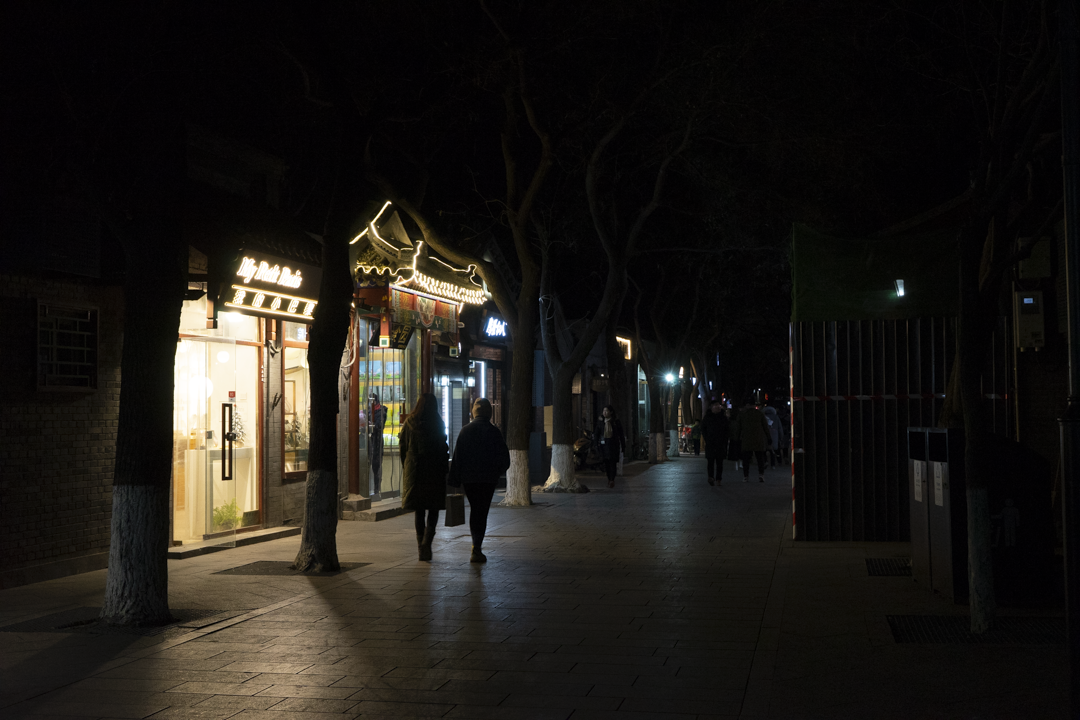
#> input picture Visión Artificial/Actividad 1/imagenes_originales/1041.png, 1080 x 720 px, found by its file name
$ python Procesamiento_Imagenes.py
#> lines starting #> are read from the running program, lines starting #| are printed output that depends on the picture
#> further down, image is the input picture: shape (720, 1080, 3); mean B, G, R 23.3, 27.3, 30.1
import cv2
import os
import numpy as np
import pandas as pd
import matplotlib.pyplot as plt
from skimage.measure import shannon_entropy

INPUT_DIR = "imagenes_originales"
OUTPUT_DIR = "resultados"
HIST_DIR = "histogramas"
COMPARE_DIR = "comparativas"

os.makedirs(OUTPUT_DIR, exist_ok=True)
os.makedirs(HIST_DIR, exist_ok=True)
os.makedirs(COMPARE_DIR, exist_ok=True)

images = ["1041.png", "1132.png", "1150.png", "1.png"]


def calculate_metrics(gray_image):
    return {
        "media_intensidad": np.mean(gray_image),
        "desviacion_estandar_contraste": np.std(gray_image),
        "entropia": shannon_entropy(gray_image),
        "min_intensidad": np.min(gray_image),
        "max_intensidad": np.max(gray_image)
    }


def gamma_correction(image, gamma=0.5):
#> called with gamma = 0.5
    inv_gamma = 1.0 / gamma
    table = np.array([
        ((i / 255.0) ** inv_gamma) * 255
        for i in range(256)
    ]).astype("uint8")
    return cv2.LUT(image, table)
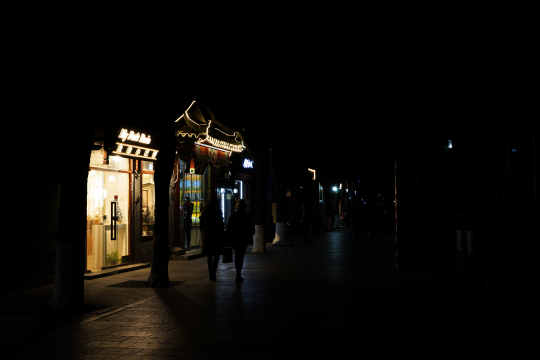
#> returned value: shape (720, 1080, 3) (shown at 1/2 size); mean of channels 0, 1, 2 8, 11.1, 13.2; drawn as B, G, R


def contrast_stretching(image):
    min_val = np.min(image)
#> min_val = 0
    max_val = np.max(image)
#> max_val = 255
    stretched = (image - min_val) * (255 / (max_val - min_val))
    return np.clip(stretched, 0, 255).astype(np.uint8)


def histogram_equalization(image):
    ycrcb = cv2.cvtColor(image, cv2.COLOR_BGR2YCrCb)
#> ycrcb: shape (720, 1080, 3); mean of channels 0, 1, 2 27.7, 129.8, 125.6
    ycrcb[:, :, 0] = cv2.equalizeHist(ycrcb[:, :, 0])
#> ycrcb: shape (720, 1080, 3); mean of channels 0, 1, 2 132.2, 129.8, 125.6
    return cv2.cvtColor(ycrcb, cv2.COLOR_YCrCb2BGR)
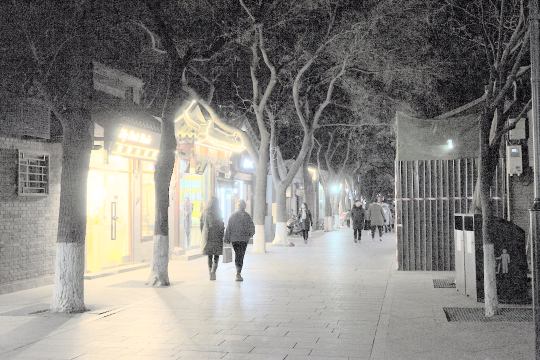
#> returned value: shape (720, 1080, 3) (shown at 1/2 size); mean B, G, R 127.9, 131.8, 134


def clahe_enhancement(image):
    ycrcb = cv2.cvtColor(image, cv2.COLOR_BGR2YCrCb)
    clahe = cv2.createCLAHE(clipLimit=2.0, tileGridSize=(8, 8))
    ycrcb[:, :, 0] = clahe.apply(ycrcb[:, :, 0])
#> ycrcb: shape (720, 1080, 3); mean of channels 0, 1, 2 45.5, 129.8, 125.6
    return cv2.cvtColor(ycrcb, cv2.COLOR_YCrCb2BGR)


def arithmetic_brightness_contrast(image):
    return cv2.convertScaleAbs(image, alpha=1.35, beta=35)
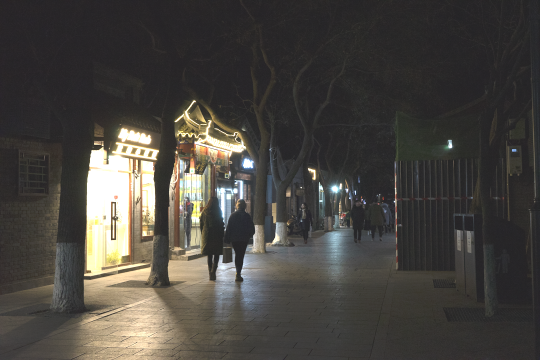
#> returned value: shape (720, 1080, 3) (shown at 1/2 size); mean of channels 0, 1, 2 64.7, 69.3, 72.3; drawn as B, G, R


def save_histogram(gray_image, title, output_path):
    plt.figure(figsize=(6, 4))
    plt.hist(gray_image.ravel(), bins=256, range=[0, 256])
    plt.title(title)
    plt.xlabel("Nivel de intensidad")
    plt.ylabel("Frecuencia")
    plt.tight_layout()
    plt.savefig(output_path, dpi=300)
    plt.close()


def save_comparison(original, processed_images, image_name):
    titles = [
        "Original",
        "Gamma",
        "Contrast stretching",
        "Ecualización histograma",
        "CLAHE",
        "Operador aritmético"
    ]

    all_images = [original] + processed_images

    plt.figure(figsize=(16, 8))

    for i, img in enumerate(all_images):
        img_rgb = cv2.cvtColor(img, cv2.COLOR_BGR2RGB)
        plt.subplot(2, 3, i + 1)
        plt.imshow(img_rgb)
        plt.title(titles[i])
        plt.axis("off")

    plt.tight_layout()
    output_path = os.path.join(COMPARE_DIR, f"comparativa_{image_name}")
    plt.savefig(output_path, dpi=300)
    plt.close()


metrics_list = []

for image_name in images:
    image_path = os.path.join(INPUT_DIR, image_name)
    image = cv2.imread(image_path)

    if image is None:
        print(f"No se pudo cargar la imagen: {image_name}")
        continue

    base_name = os.path.splitext(image_name)[0]

    gamma_img = gamma_correction(image, gamma=0.5)
    stretch_img = contrast_stretching(image)
    hist_eq_img = histogram_equalization(image)
    clahe_img = clahe_enhancement(image)
    arithmetic_img = arithmetic_brightness_contrast(image)

    processed = {
        "original": image,
        "gamma": gamma_img,
        "contrast_stretching": stretch_img,
        "histogram_equalization": hist_eq_img,
        "clahe": clahe_img,
        "arithmetic": arithmetic_img
    }

    for technique, img in processed.items():
        output_img_path = os.path.join(OUTPUT_DIR, f"{base_name}_{technique}.png")
        cv2.imwrite(output_img_path, img)

        gray = cv2.cvtColor(img, cv2.COLOR_BGR2GRAY)

        hist_path = os.path.join(HIST_DIR, f"{base_name}_{technique}_hist.png")
        save_histogram(gray, f"{base_name} - {technique}", hist_path)

        metrics = calculate_metrics(gray)
        metrics["imagen"] = image_name
        metrics["tecnica"] = technique
        metrics_list.append(metrics)
#> this loop made 6 passes
#> technique on passes 1 to 6: 'original', 'gamma', 'contrast_stretching', 'histogram_equalization', 'clahe', 'arithmetic'
#> pass 1, in save_histogram, `plt.savefig(output_path, dpi=300)`:
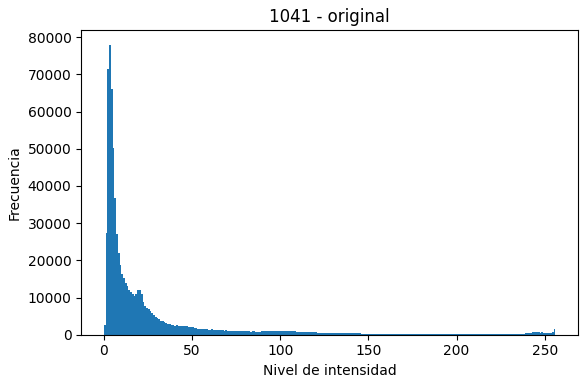
#> figure drawn by matplotlib, 1 panel; tallest bar 77936 high, from x = 3 to 4
#> after the loop:
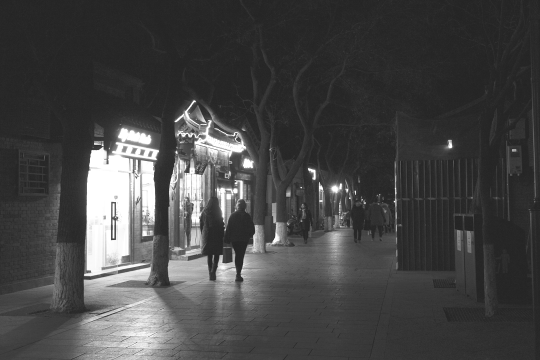
#> gray: shape (720, 1080) (shown at 1/2 size); min 35, max 255, mean 69.6
#> after the loop, metrics_list = 6 items

    save_comparison(
        image,
        [gamma_img, stretch_img, hist_eq_img, clahe_img, arithmetic_img],
        image_name
    )
#> the loop in save_comparison, `for i, img in enumerate(all_images):` made 6 passes
#> in save_comparison, `plt.savefig(output_path, dpi=300)`:
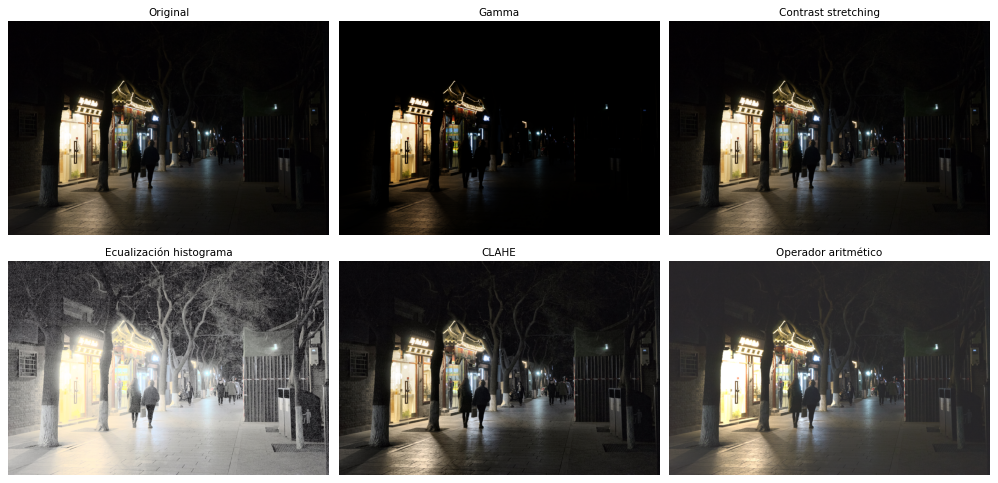
#> figure drawn by matplotlib, 6 panels
#> pass 2 of the loop `for image_name in images:`:
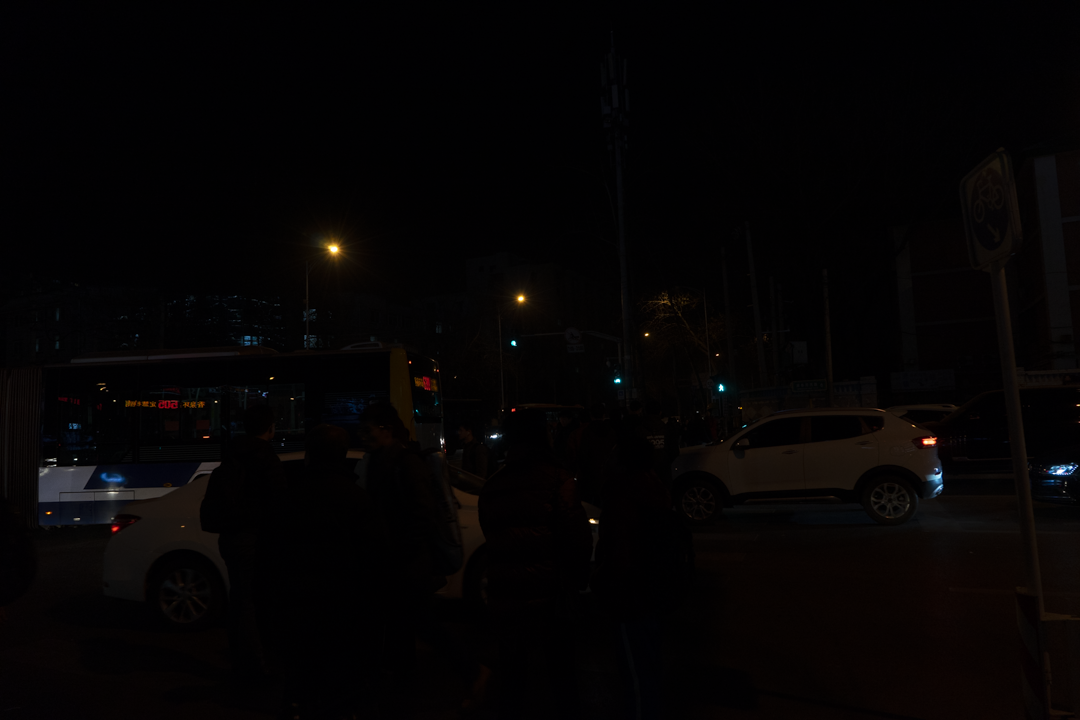
#> input picture Visión Artificial/Actividad 1/imagenes_originales/1132.png, 1080 x 720 px, found by its file name
#> image is the input picture: shape (720, 1080, 3); mean B, G, R 3.7, 3.4, 5.2
#> in arithmetic_brightness_contrast (call 2), `return cv2.convertScaleAbs(image, alpha=1.35, beta=35)`:
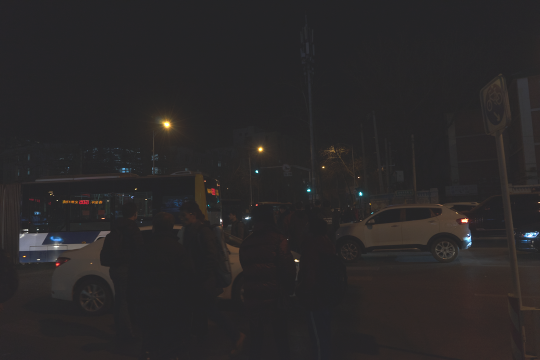
#> returned value: shape (720, 1080, 3) (shown at 1/2 size); mean of channels 0, 1, 2 40, 39.4, 41.8; drawn as B, G, R
#> the loop `for technique, img in processed.items():` made 6 passes
#> after the loop `for technique, img in processed.items():`: metrics_list = 12 items
#> the loop in save_comparison (call 2), `for i, img in enumerate(all_images):` made 6 passes
#> in save_comparison (call 2), `plt.savefig(output_path, dpi=300)`:
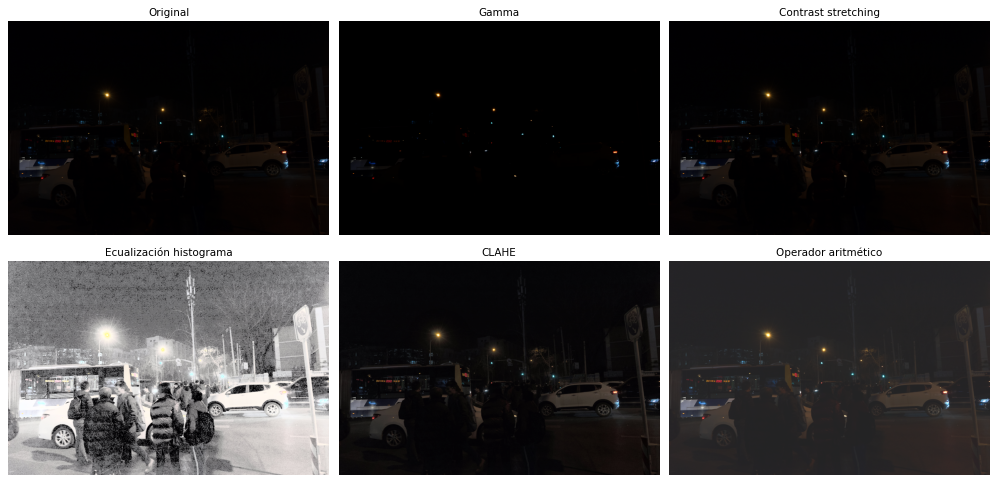
#> figure drawn by matplotlib, 6 panels
#> pass 3 of the loop `for image_name in images:`:
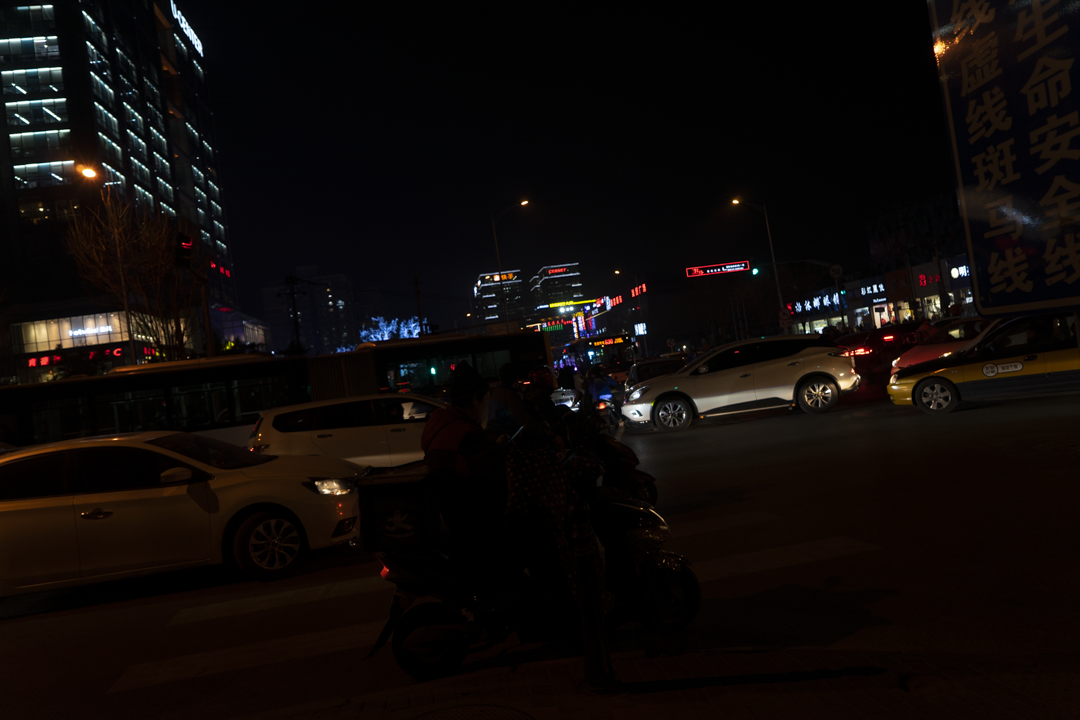
#> input picture Visión Artificial/Actividad 1/imagenes_originales/1150.png, 1080 x 720 px, found by its file name
#> image is the input picture: shape (720, 1080, 3); mean B, G, R 9.1, 10.7, 15.5
#> the loop `for technique, img in processed.items():` made 6 passes
#> pass 1, in save_histogram (call 13), `plt.savefig(output_path, dpi=300)`:
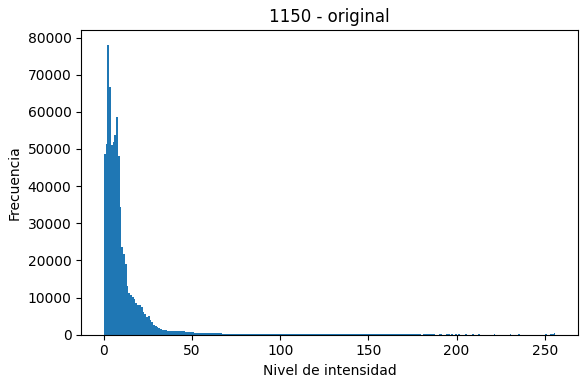
#> figure drawn by matplotlib, 1 panel; tallest bar 78042 high, from x = 2 to 3
#> after the loop `for technique, img in processed.items():`:
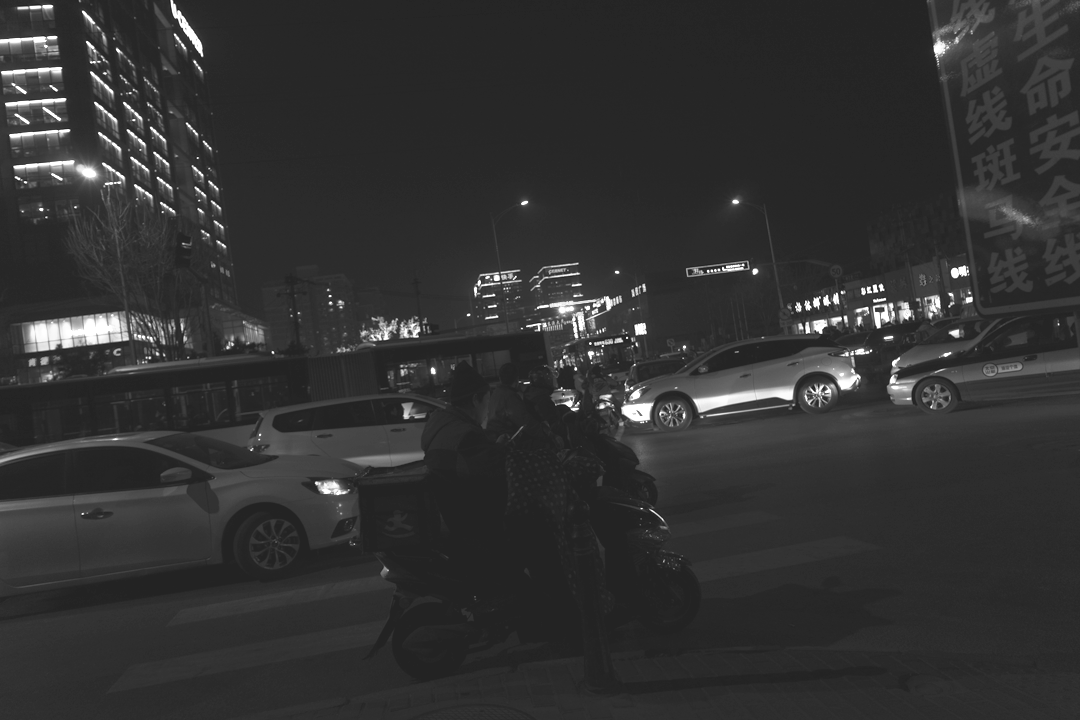
#> gray: shape (720, 1080); min 35, max 255, mean 50.6
#> after the loop `for technique, img in processed.items():`: metrics_list = 18 items
#> the loop made 4 passes; the first 3 are shown

df_metrics = pd.DataFrame(metrics_list)
df_metrics = df_metrics[
    [
        "imagen",
        "tecnica",
        "media_intensidad",
        "desviacion_estandar_contraste",
        "entropia",
        "min_intensidad",
        "max_intensidad"
    ]
]

df_metrics.to_csv("metricas_resultados.csv", index=False, encoding="utf-8-sig")

print("Procesamiento finalizado correctamente.")
print("Revisa las carpetas resultados, histogramas, comparativas y el archivo metricas_resultados.csv.")
